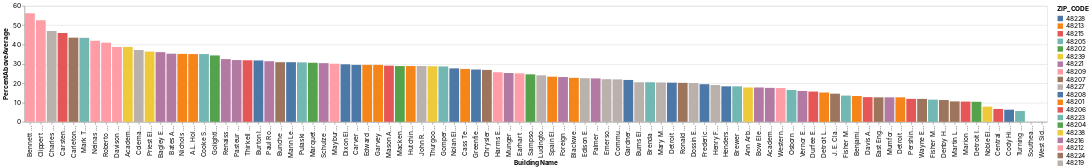

The notebook cell saved with this chart:
### Code cell
_deepnote_run_altair(df_test_eco_dis, """{"$schema":"https://vega.github.io/schema/vega-lite/v4.json","mark":{"type":"bar","tooltip":true},"height":220,"autosize":{"type":"fit"},"data":{"name":"placeholder"},"encoding":{"x":{"field":"BuildingName","type":"nominal","sort":{"order":"descending","encoding":"y"},"scale":{"type":"linear","zero":false}},"y":{"field":"PercentAboveAverage","type":"quantitative","sort":null,"scale":{"type":"linear","zero":true}},"color":{"field":"ZIP_CODE","type":"nominal","sort":null,"scale":{"type":"linear","zero":false}}}}""")
